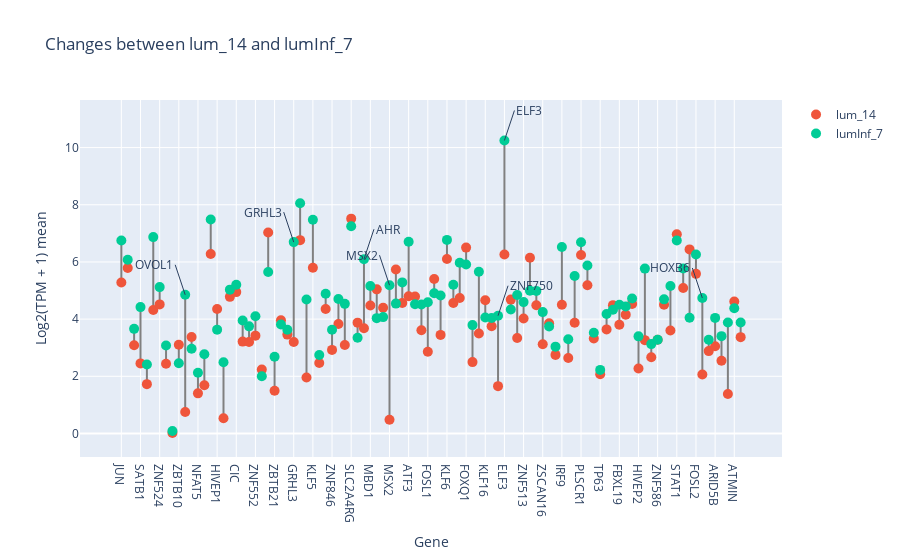

The cell this chart's notebook holds for it:
### Code cell
cluster_1, label_1 = 14, 'lum'
cluster_2, label_2 = 7, 'lumInf'
cls_1, cls_2 = f'{label_1}_{cluster_1}', f'{label_2}_{cluster_2}'
markers = ['OVOL1', 'ELF3',  'MSX2', 'ZNF750', 'GRHL3', 'AHR', 'HOXB6']

fig1, df, ann1 = dumbell_plots(morp_df=morp_df, tum_df=tum_tpms_v4, sel_tfs=sel_tfs, cls_1=cls_1, cls_2=cls_2, markers=markers, log=True)
title1 = f'{cls_1} vs {cls_2}'
fig1.show()

### Figure 1 — Plotly figure (JSON) as saved in the notebook; plotly's stock layout.template omitted (floating-point values rounded to 4 significant figures; data arrays with more than 128 entries replaced by an {"elided": "..."} marker saying what was removed)
{"data": [{"marker": {"color": "grey"}, "mode": "lines", "showlegend": false, "type": "scatter", "x": {"elided": "294 str values"}, "y": {"elided": "294 float values"}}, {"marker": {"size": 10}, "mode": "markers", "name": "lum_14", "type": "scatter", "x": ["JUN", "MYCL", "DOT1L", "SATB1", "REL", "EGR1", "ZNF524", "ZNF609", "BNC1", "ZBTB10", "OVOL1", "ELK4", "NFAT5", "TRERF1", "TGIF1", "HIVEP1", "HES2", "POGK", "CIC", "TMF1", "TEAD1", "ZNF552", "ZXDB", "REPIN1", "ZBTB21", "TCF20", "ANKZF1", "GRHL3", "JUNB", "JRK", "KLF5", "LCOR", "MBD6", "ZNF846", "ZBTB4", "RUNX1", "SLC2A4RG", "MAFG", "AHR", "MBD1", "ETV7", "SKI", "MSX2", "DBP", "STAT2", "ATF3", "SRF", "ETV3", "FOSL1", "ERF", "MAFK", "KLF6", "SP100", "ETS2", "FOXQ1", "EBF4", "NFATC4", "KLF16", "MECOM", "ZNF750", "ELF3", "MSANTD3", "BHLHE41", "ZNF513", "IRF6", "SPEN", "ZSCAN16", "CASZ1", "KLF4", "IRF9", "ZNF224", "IRF7", "PLSCR1", "PHF1", "ZNF335", "TP63", "SP110", "ELF4", "FBXL19", "ETS1", "SP1", "HIVEP2", "MAFF", "ZNF276", "ZNF586", "NFIL3", "BCL6", "STAT1", "SAFB2", "FOXJ3", "FOSL2", "HOXB6", "NR4A2", "ARID5B", "ZNF211", "ZBTB7C", "ATMIN", "KMT2A"], "y": [5.282, 5.787, 3.088, 2.451, 1.726, 4.317, 4.516, 2.438, 0.02002, 3.1, 0.7539, 3.373, 1.403, 1.686, 6.28, 4.354, 0.5344, 4.779, 4.945, 3.213, 3.2, 3.422, 2.234, 7.028, 1.492, 3.958, 3.458, 3.201, 6.762, 1.955, 5.798, 2.465, 4.352, 2.923, 3.831, 3.093, 7.514, 3.877, 3.683, 4.477, 5.041, 4.398, 0.4816, 5.736, 4.568, 4.8, 4.792, 3.612, 2.857, 5.403, 3.449, 6.105, 4.563, 4.736, 6.502, 2.497, 3.499, 4.659, 3.753, 1.656, 6.261, 4.683, 3.339, 4.02, 6.147, 4.487, 3.118, 3.855, 2.748, 4.504, 2.642, 3.871, 6.244, 5.185, 3.323, 2.074, 3.641, 4.488, 3.805, 4.156, 4.532, 2.27, 3.264, 2.666, 3.28, 4.507, 3.602, 6.97, 5.086, 6.438, 5.583, 2.062, 2.881, 3.053, 2.542, 1.38, 4.613, 3.369]}, {"marker": {"size": 10}, "mode": "markers", "name": "lumInf_7", "type": "scatter", "x": ["JUN", "MYCL", "DOT1L", "SATB1", "REL", "EGR1", "ZNF524", "ZNF609", "BNC1", "ZBTB10", "OVOL1", "ELK4", "NFAT5", "TRERF1", "TGIF1", "HIVEP1", "HES2", "POGK", "CIC", "TMF1", "TEAD1", "ZNF552", "ZXDB", "REPIN1", "ZBTB21", "TCF20", "ANKZF1", "GRHL3", "JUNB", "JRK", "KLF5", "LCOR", "MBD6", "ZNF846", "ZBTB4", "RUNX1", "SLC2A4RG", "MAFG", "AHR", "MBD1", "ETV7", "SKI", "MSX2", "DBP", "STAT2", "ATF3", "SRF", "ETV3", "FOSL1", "ERF", "MAFK", "KLF6", "SP100", "ETS2", "FOXQ1", "EBF4", "NFATC4", "KLF16", "MECOM", "ZNF750", "ELF3", "MSANTD3", "BHLHE41", "ZNF513", "IRF6", "SPEN", "ZSCAN16", "CASZ1", "KLF4", "IRF9", "ZNF224", "IRF7", "PLSCR1", "PHF1", "ZNF335", "TP63", "SP110", "ELF4", "FBXL19", "ETS1", "SP1", "HIVEP2", "MAFF", "ZNF276", "ZNF586", "NFIL3", "BCL6", "STAT1", "SAFB2", "FOXJ3", "FOSL2", "HOXB6", "NR4A2", "ARID5B", "ZNF211", "ZBTB7C", "ATMIN", "KMT2A"], "y": [6.748, 6.076, 3.66, 4.42, 2.415, 6.868, 5.119, 3.08, 0.08774, 2.458, 4.85, 2.966, 2.126, 2.771, 7.483, 3.632, 2.491, 5.03, 5.202, 3.952, 3.746, 4.103, 2.0, 5.65, 2.684, 3.81, 3.628, 6.694, 8.053, 4.685, 7.474, 2.744, 4.886, 3.626, 4.706, 4.534, 7.248, 3.349, 6.095, 5.159, 4.034, 4.07, 5.187, 4.543, 5.284, 6.707, 4.519, 4.508, 4.591, 4.903, 4.825, 6.771, 5.201, 5.971, 5.909, 3.79, 5.657, 4.058, 4.041, 4.119, 10.25, 4.335, 4.846, 4.595, 4.991, 4.987, 4.246, 3.74, 3.037, 6.524, 3.293, 5.507, 6.689, 5.874, 3.524, 2.223, 4.176, 4.327, 4.5, 4.444, 4.721, 3.396, 5.767, 3.126, 3.277, 4.691, 5.16, 6.749, 5.774, 4.05, 6.26, 4.74, 3.277, 4.042, 3.404, 3.882, 4.378, 3.879]}], "layout": {"annotations": [{"ax": -10, "showarrow": true, "text": "OVOL1", "x": "OVOL1", "xanchor": "right", "y": 4.85}, {"ax": 10, "showarrow": true, "text": "ELF3", "x": "ELF3", "xanchor": "left", "y": 10.25}, {"ax": -10, "showarrow": true, "text": "MSX2", "x": "MSX2", "xanchor": "right", "y": 5.187}, {"ax": 10, "showarrow": true, "text": "ZNF750", "x": "ZNF750", "xanchor": "left", "y": 4.119}, {"ax": -10, "showarrow": true, "text": "GRHL3", "x": "GRHL3", "xanchor": "right", "y": 6.694}, {"ax": 10, "showarrow": true, "text": "AHR", "x": "AHR", "xanchor": "left", "y": 6.095}, {"ax": -10, "showarrow": true, "text": "HOXB6", "x": "HOXB6", "xanchor": "right", "y": 4.74}], "legend": {"itemclick": false}, "title": {"text": "Changes between lum_14 and lumInf_7"}, "xaxis": {"title": {"text": "Gene"}}, "yaxis": {"title": {"text": "Log2(TPM + 1) mean "}}}}
